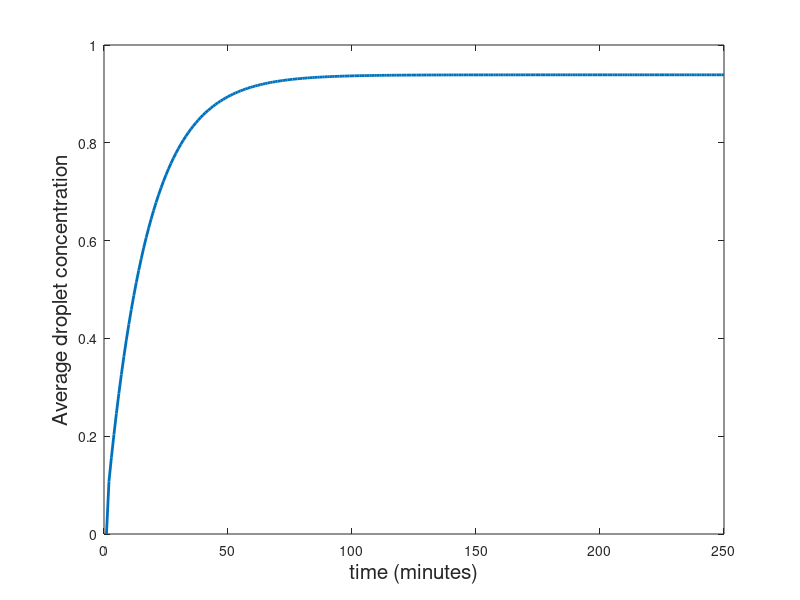
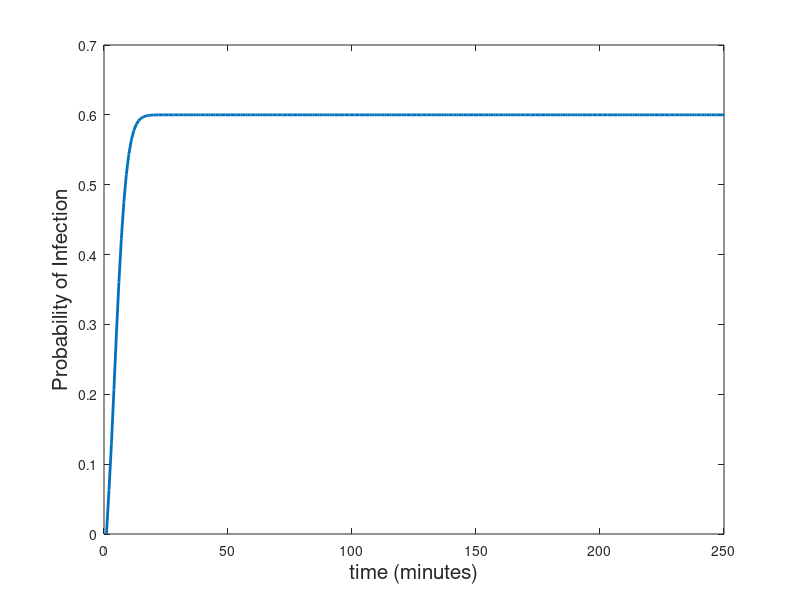
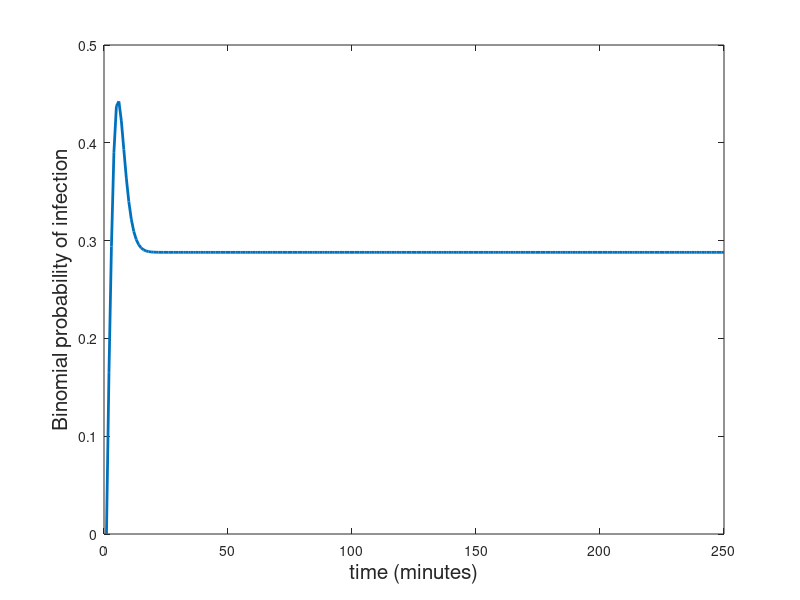

Source code (MATLAB) for these figures, in order:
% Copyright 2021 Bjorn Birnir
%
clear all
figure(1), clf
figure(2), clf
figure(3), clf
%figure(4), clf
k0=0.0031;   %21 RH relative humidity
k5=0.0078;   %35 RH
ka=0.016;    %51 RH
kb=0.024;    %65 RH
kc=0.028;     %81 RH
k6=0.01; %0.6 ACH
k1=0.016; %1 ACH
k2=0.025; %1.5 ACH
k3=0.1; %6ACH this is with the standard 6ACH
kj=3.19/60;% This is the ACH=3.20 in the office. It assumes
% that a vindow is open.
% Exhalation rate per minute E=1.584 m^2/min.
V=27.67;% Volume of the room in meters cubed.
C(1)=1.584/(V);
k=k5+kj;
p(1)=0.6*(1-exp(-C(1)/k)); %We are assuming that most people are
% vaccinated 0.3 but the strain is virulent (omicron) x 2 =0.6.
%pb(1)=320*p(1)*(1-p(1))^(319);
%pb(1)=(factorial(4)/(factorial(2)*factorial(2)))*p(1)^2*(1-p(1))^2;% 4 people and 2 get infected
pb(1)=(factorial(3)/(factorial(2)*factorial(1)))*p(1)^1*(1-p(1))^2;
k=k5+kj;
D=C(1)/k;
for j=2:1:250
C(j)=(C(1)/k)*(1-exp(-k*j));
p(j)=0.6*(1-exp(C(j)/k-(C(1)/k)*j));
%pb(j)=(factorial(4)/(factorial(2)*factorial(2)))*p(j)^2*(1-p(j))^2;
pb(j)=(factorial(3)/(factorial(2)*factorial(1)))*p(j)^1*(1-p(j))^2; %This is the probability that 2 people come into
%office and one gets infected (so there are 3 people there)
end
C(1)=0;
p(1)=0;
pb(1)=0;
%
figure(1), clf
plot(C,'LineWidth',2);hold on
ylabel('Average droplet concentration','FontSize',15), xlabel('time (minutes)','FontSize',15)
figure(2), clf
plot(p,'LineWidth',2);hold on
ylabel('Probability of Infection','FontSize',15), xlabel('time (minutes)','FontSize',15)
figure(3), clf
plot(pb,'LineWidth',2);hold on
ylabel('Binomial probability of infection','FontSize',15), xlabel('time (minutes)','FontSize',15)
%p(t)=1-exp(-\int_0^t C(t)dt)
